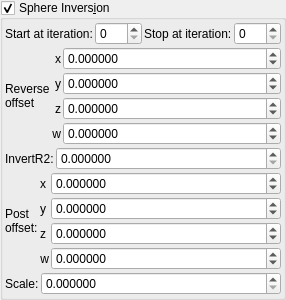
    <widget class="MyGroupBox" name="groupCheck_transf_sphere_inversion_enabled_false">
     <property name="title">
      <string>Sphere Invers&amp;ion</string>
     </property>
     <property name="checkable">
      <bool>true</bool>
     </property>
     <layout class="QVBoxLayout" name="verticalLayout_12" stretch="0,0,0,0,0">
      <property name="spacing">
       <number>2</number>
      </property>
      <property name="leftMargin">
       <number>2</number>
      </property>
      <property name="topMargin">
       <number>2</number>
      </property>
      <property name="rightMargin">
       <number>2</number>
      </property>
      <property name="bottomMargin">
       <number>2</number>
      </property>
      <item>
       <layout class="QGridLayout" name="gridLayout_67">
        <property name="spacing">
         <number>2</number>
        </property>
        <item row="1" column="3">
         <widget class="MySpinBox" name="spinboxInt_transf_stop_iterations_1">
          <property name="sizePolicy">
           <sizepolicy hsizetype="Minimum" vsizetype="Maximum">
            <horstretch>0</horstretch>
            <verstretch>0</verstretch>
           </sizepolicy>
          </property>
          <property name="maximum">
           <number>999</number>
          </property>
         </widget>
        </item>
        <item row="1" column="1">
         <widget class="MySpinBox" name="spinboxInt_transf_start_iterations_X">
          <property name="sizePolicy">
           <sizepolicy hsizetype="Minimum" vsizetype="Maximum">
            <horstretch>0</horstretch>
            <verstretch>0</verstretch>
           </sizepolicy>
          </property>
          <property name="maximum">
           <number>999</number>
          </property>
         </widget>
        </item>
        <item row="1" column="0">
         <widget class="QLabel" name="label_263">
          <property name="text">
           <string>Start at iteration:</string>
          </property>
         </widget>
        </item>
        <item row="1" column="2">
         <widget class="QLabel" name="label_265">
          <property name="text">
           <string>Stop at iteration:</string>
          </property>
         </widget>
        </item>
       </layout>
      </item>
      <item>
       <layout class="QGridLayout" name="gridLayout_11" columnstretch="0,0,1">
        <property name="spacing">
         <number>2</number>
        </property>
        <item row="5" column="2">
         <widget class="MyDoubleSpinBox" name="spinbox4_transf_offset_0000_z">
          <property name="sizePolicy">
           <sizepolicy hsizetype="Minimum" vsizetype="Maximum">
            <horstretch>0</horstretch>
            <verstretch>0</verstretch>
           </sizepolicy>
          </property>
          <property name="font">
           <font>
            <weight>50</weight>
            <bold>false</bold>
           </font>
          </property>
          <property name="prefix">
           <string/>
          </property>
          <property name="suffix">
           <string/>
          </property>
          <property name="decimals">
           <number>6</number>
          </property>
          <property name="minimum">
           <double>-99.989999999999995</double>
          </property>
          <property name="maximum">
           <double>99.989999999999995</double>
          </property>
          <property name="singleStep">
           <double>0.100000000000000</double>
          </property>
         </widget>
        </item>
        <item row="4" column="2">
         <widget class="MyDoubleSpinBox" name="spinbox4_transf_offset_0000_y">
          <property name="sizePolicy">
           <sizepolicy hsizetype="Minimum" vsizetype="Maximum">
            <horstretch>0</horstretch>
            <verstretch>0</verstretch>
           </sizepolicy>
          </property>
          <property name="font">
           <font>
            <weight>50</weight>
            <bold>false</bold>
           </font>
          </property>
          <property name="prefix">
           <string/>
          </property>
          <property name="suffix">
           <string/>
          </property>
          <property name="decimals">
           <number>6</number>
          </property>
          <property name="minimum">
           <double>-99.989999999999995</double>
          </property>
          <property name="maximum">
           <double>99.989999999999995</double>
          </property>
          <property name="singleStep">
           <double>0.100000000000000</double>
          </property>
         </widget>
        </item>
        <item row="5" column="1">
         <widget class="QLabel" name="label_151">
          <property name="sizePolicy">
           <sizepolicy hsizetype="Preferred" vsizetype="Preferred">
            <horstretch>0</horstretch>
            <verstretch>0</verstretch>
           </sizepolicy>
          </property>
          <property name="font">
           <font>
            <weight>50</weight>
            <bold>false</bold>
           </font>
          </property>
          <property name="text">
           <string notr="true">z</string>
          </property>
          <property name="alignment">
           <set>Qt::AlignRight|Qt::AlignTrailing|Qt::AlignVCenter</set>
          </property>
         </widget>
        </item>
        <item row="4" column="1">
         <widget class="QLabel" name="label_133">
          <property name="font">
           <font>
            <weight>50</weight>
            <bold>false</bold>
           </font>
          </property>
          <property name="text">
           <string notr="true">y</string>
          </property>
          <property name="alignment">
           <set>Qt::AlignRight|Qt::AlignTrailing|Qt::AlignVCenter</set>
          </property>
         </widget>
        </item>
        <item row="6" column="2">
         <widget class="MyDoubleSpinBox" name="spinbox4_transf_offset_0000_w">
          <property name="sizePolicy">
           <sizepolicy hsizetype="Minimum" vsizetype="Maximum">
            <horstretch>0</horstretch>
            <verstretch>0</verstretch>
           </sizepolicy>
          </property>
          <property name="font">
           <font>
            <weight>50</weight>
            <bold>false</bold>
           </font>
          </property>
          <property name="prefix">
           <string/>
          </property>
          <property name="suffix">
           <string/>
          </property>
          <property name="decimals">
           <number>6</number>
          </property>
          <property name="minimum">
           <double>-99.989999999999995</double>
          </property>
          <property name="maximum">
           <double>99.989999999999995</double>
          </property>
          <property name="singleStep">
           <double>0.100000000000000</double>
          </property>
         </widget>
        </item>
        <item row="6" column="1">
         <widget class="QLabel" name="label_152">
          <property name="sizePolicy">
           <sizepolicy hsizetype="Preferred" vsizetype="Preferred">
            <horstretch>0</horstretch>
            <verstretch>0</verstretch>
           </sizepolicy>
          </property>
          <property name="font">
           <font>
            <weight>50</weight>
            <bold>false</bold>
           </font>
          </property>
          <property name="text">
           <string notr="true">w</string>
          </property>
          <property name="alignment">
           <set>Qt::AlignRight|Qt::AlignTrailing|Qt::AlignVCenter</set>
          </property>
         </widget>
        </item>
        <item row="1" column="0" rowspan="6">
         <widget class="QLabel" name="label_46">
          <property name="text">
           <string notr="true">Reverse
offset</string>
          </property>
         </widget>
        </item>
        <item row="1" column="2" rowspan="3">
         <widget class="MyDoubleSpinBox" name="spinbox4_transf_offset_0000_x">
          <property name="sizePolicy">
           <sizepolicy hsizetype="Minimum" vsizetype="Maximum">
            <horstretch>0</horstretch>
            <verstretch>0</verstretch>
           </sizepolicy>
          </property>
          <property name="font">
           <font>
            <weight>50</weight>
            <bold>false</bold>
           </font>
          </property>
          <property name="prefix">
           <string/>
          </property>
          <property name="suffix">
           <string/>
          </property>
          <property name="decimals">
           <number>6</number>
          </property>
          <property name="minimum">
           <double>-99.989999999999995</double>
          </property>
          <property name="maximum">
           <double>99.989999999999995</double>
          </property>
          <property name="singleStep">
           <double>0.100000000000000</double>
          </property>
         </widget>
        </item>
        <item row="1" column="1" rowspan="3">
         <widget class="QLabel" name="label_125">
          <property name="font">
           <font>
            <weight>50</weight>
            <bold>false</bold>
           </font>
          </property>
          <property name="text">
           <string notr="true">x</string>
          </property>
          <property name="alignment">
           <set>Qt::AlignRight|Qt::AlignTrailing|Qt::AlignVCenter</set>
          </property>
         </widget>
        </item>
       </layout>
      </item>
      <item>
       <layout class="QGridLayout" name="gridLayout_9" columnstretch="0,1">
        <item row="1" column="1">
         <widget class="MyDoubleSpinBox" name="spinbox_transf_scaleG_1">
          <property name="sizePolicy">
           <sizepolicy hsizetype="Minimum" vsizetype="Maximum">
            <horstretch>0</horstretch>
            <verstretch>0</verstretch>
           </sizepolicy>
          </property>
          <property name="prefix">
           <string/>
          </property>
          <property name="suffix">
           <string/>
          </property>
          <property name="decimals">
           <number>6</number>
          </property>
          <property name="minimum">
           <double>0.000000000000000</double>
          </property>
          <property name="maximum">
           <double>99.989999999999995</double>
          </property>
          <property name="singleStep">
           <double>0.100000000000000</double>
          </property>
         </widget>
        </item>
        <item row="1" column="0">
         <widget class="QLabel" name="label_34">
          <property name="text">
           <string>InvertR2:</string>
          </property>
         </widget>
        </item>
       </layout>
      </item>
      <item>
       <layout class="QGridLayout" name="gridLayout_35" columnstretch="0,0,1">
        <property name="spacing">
         <number>2</number>
        </property>
        <item row="1" column="1">
         <widget class="QLabel" name="label_134">
          <property name="text">
           <string notr="true">y</string>
          </property>
         </widget>
        </item>
        <item row="0" column="1">
         <widget class="QLabel" name="label_126">
          <property name="text">
           <string notr="true">x</string>
          </property>
         </widget>
        </item>
        <item row="0" column="2">
         <widget class="MyDoubleSpinBox" name="spinbox4_transf_offsetA_0000_x">
          <property name="sizePolicy">
           <sizepolicy hsizetype="Minimum" vsizetype="Maximum">
            <horstretch>0</horstretch>
            <verstretch>0</verstretch>
           </sizepolicy>
          </property>
          <property name="prefix">
           <string/>
          </property>
          <property name="suffix">
           <string/>
          </property>
          <property name="decimals">
           <number>6</number>
          </property>
          <property name="minimum">
           <double>-99.989999999999995</double>
          </property>
          <property name="maximum">
           <double>99.989999999999995</double>
          </property>
          <property name="singleStep">
           <double>0.100000000000000</double>
          </property>
         </widget>
        </item>
        <item row="1" column="2">
         <widget class="MyDoubleSpinBox" name="spinbox4_transf_offsetA_0000_y">
          <property name="sizePolicy">
           <sizepolicy hsizetype="Minimum" vsizetype="Maximum">
            <horstretch>0</horstretch>
            <verstretch>0</verstretch>
           </sizepolicy>
          </property>
          <property name="prefix">
           <string/>
          </property>
          <property name="suffix">
           <string/>
          </property>
          <property name="decimals">
           <number>6</number>
          </property>
          <property name="minimum">
           <double>-99.989999999999995</double>
          </property>
          <property name="maximum">
           <double>99.989999999999995</double>
          </property>
          <property name="singleStep">
           <double>0.100000000000000</double>
          </property>
         </widget>
        </item>
        <item row="2" column="2">
         <widget class="MyDoubleSpinBox" name="spinbox4_transf_offsetA_0000_z">
          <property name="sizePolicy">
           <sizepolicy hsizetype="Minimum" vsizetype="Maximum">
            <horstretch>0</horstretch>
            <verstretch>0</verstretch>
           </sizepolicy>
          </property>
          <property name="prefix">
           <string/>
          </property>
          <property name="suffix">
           <string/>
          </property>
          <property name="decimals">
           <number>6</number>
          </property>
          <property name="minimum">
           <double>-99.989999999999995</double>
          </property>
          <property name="maximum">
           <double>99.989999999999995</double>
          </property>
          <property name="singleStep">
           <double>0.100000000000000</double>
          </property>
         </widget>
        </item>
        <item row="2" column="1">
         <widget class="QLabel" name="label_135">
          <property name="text">
           <string notr="true">z</string>
          </property>
         </widget>
        </item>
        <item row="3" column="2">
         <widget class="MyDoubleSpinBox" name="spinbox4_transf_offsetA_0000_w">
          <property name="sizePolicy">
           <sizepolicy hsizetype="Minimum" vsizetype="Maximum">
            <horstretch>0</horstretch>
            <verstretch>0</verstretch>
           </sizepolicy>
          </property>
          <property name="prefix">
           <string/>
          </property>
          <property name="suffix">
           <string/>
          </property>
          <property name="decimals">
           <number>6</number>
          </property>
          <property name="minimum">
           <double>-99.989999999999995</double>
          </property>
          <property name="maximum">
           <double>99.989999999999995</double>
          </property>
          <property name="singleStep">
           <double>0.100000000000000</double>
          </property>
         </widget>
        </item>
        <item row="3" column="1">
         <widget class="QLabel" name="label_153">
          <property name="sizePolicy">
           <sizepolicy hsizetype="Preferred" vsizetype="Preferred">
            <horstretch>0</horstretch>
            <verstretch>0</verstretch>
           </sizepolicy>
          </property>
          <property name="font">
           <font>
            <weight>50</weight>
            <bold>false</bold>
           </font>
          </property>
          <property name="text">
           <string notr="true">w</string>
          </property>
          <property name="alignment">
           <set>Qt::AlignRight|Qt::AlignTrailing|Qt::AlignVCenter</set>
          </property>
         </widget>
        </item>
        <item row="0" column="0" rowspan="4">
         <widget class="QLabel" name="label_259">
          <property name="text">
           <string>Post
offset:</string>
          </property>
         </widget>
        </item>
       </layout>
      </item>
      <item>
       <layout class="QGridLayout" name="gridLayout_18" columnstretch="0,1">
        <item row="1" column="1">
         <widget class="MyDoubleSpinBox" name="spinbox_transf_scaleA_1">
          <property name="sizePolicy">
           <sizepolicy hsizetype="Minimum" vsizetype="Maximum">
            <horstretch>0</horstretch>
            <verstretch>0</verstretch>
           </sizepolicy>
          </property>
          <property name="prefix">
           <string/>
          </property>
          <property name="suffix">
           <string/>
          </property>
          <property name="decimals">
           <number>6</number>
          </property>
          <property name="minimum">
           <double>0.000000000000000</double>
          </property>
          <property name="maximum">
           <double>99.989999999999995</double>
          </property>
          <property name="singleStep">
           <double>0.100000000000000</double>
          </property>
         </widget>
        </item>
        <item row="1" column="0">
         <widget class="QLabel" name="label_35">
          <property name="text">
           <string>Scale:</string>
          </property>
         </widget>
        </item>
       </layout>
      </item>
     </layout>
    </widget>
